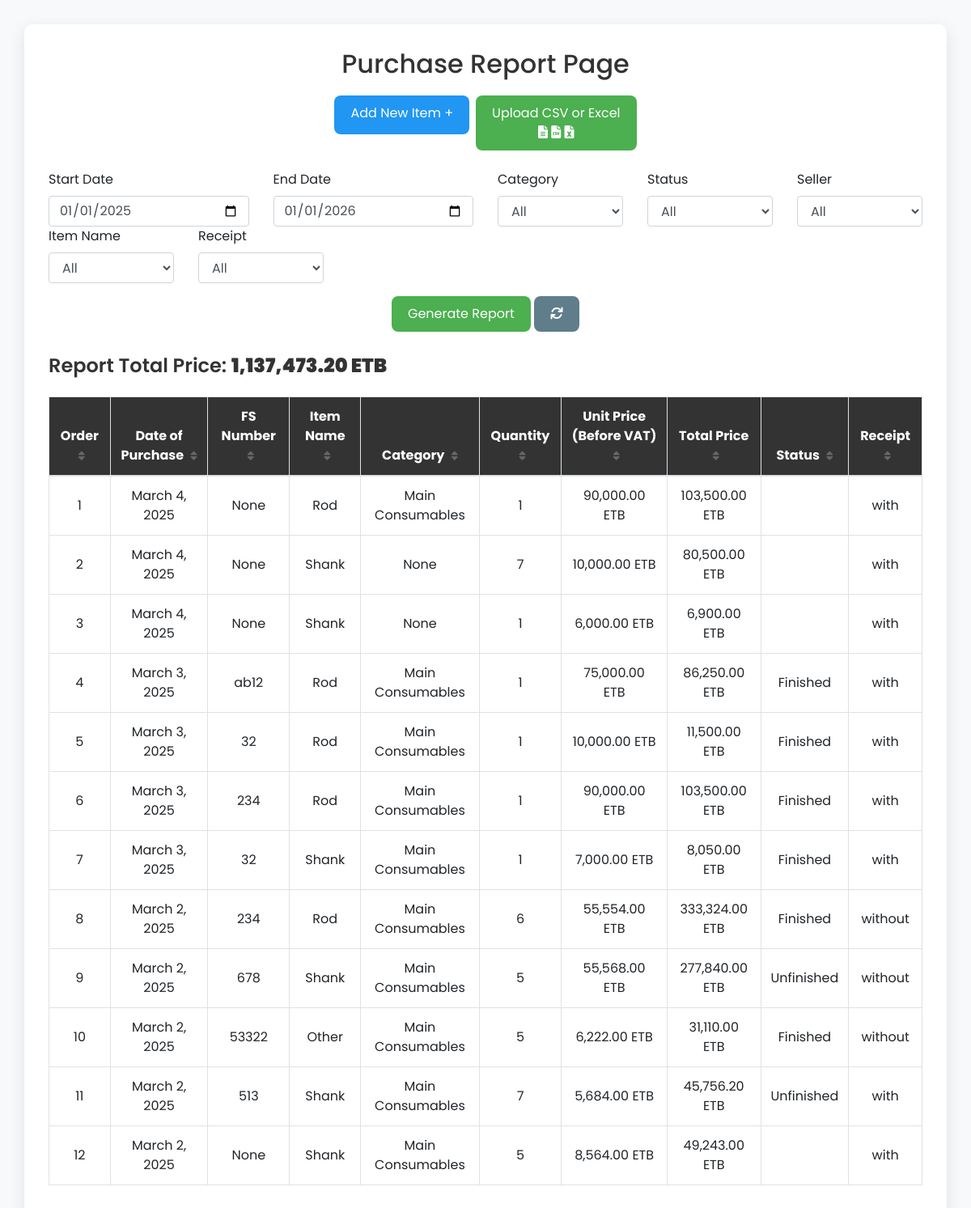
The app's page /purchase/report/, older data.
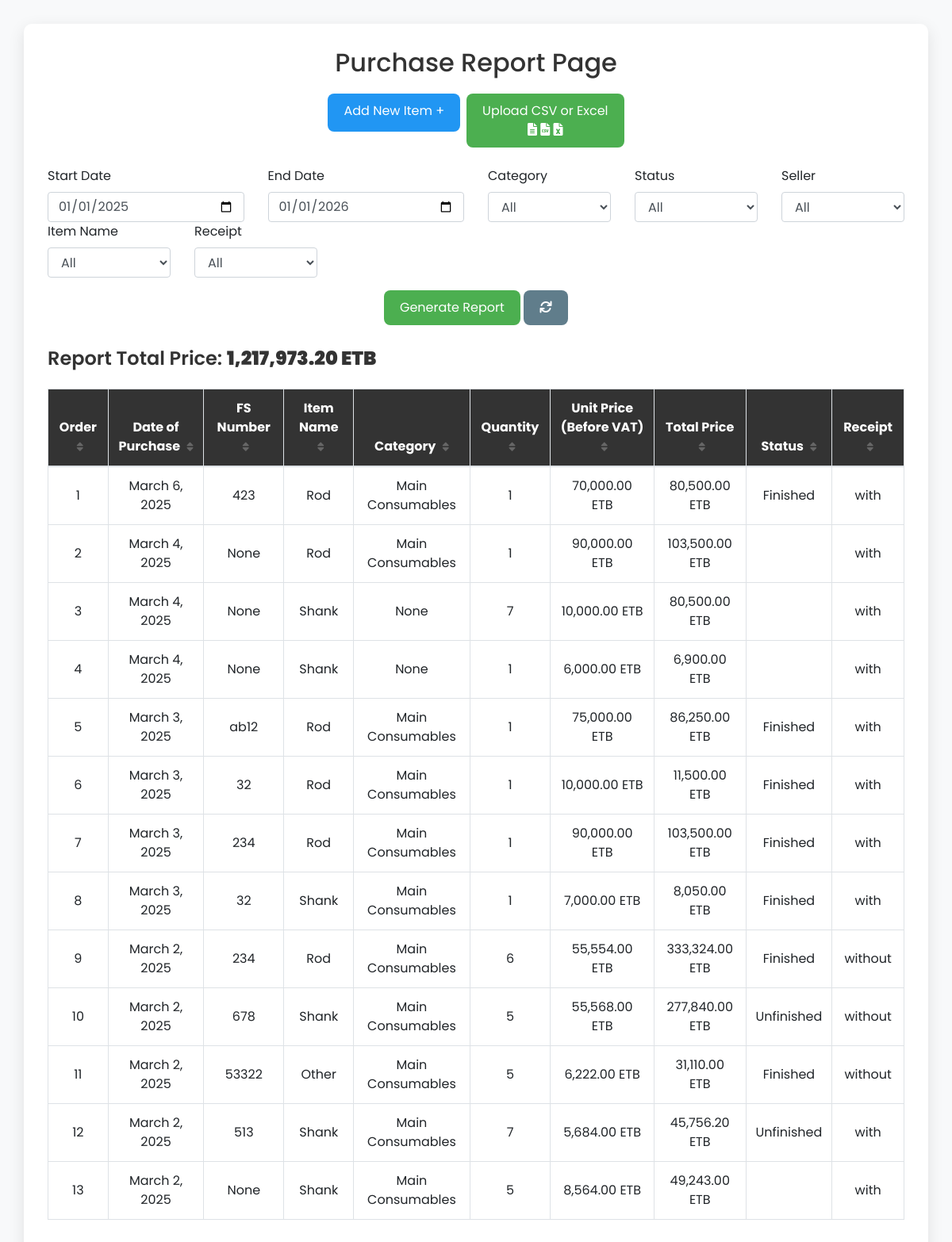
The same page, newer data.
### purchase/models.py (models this page shows, shortened)
class Item(models.Model):
    BANK_CHOICES = [
    ('CBE', 'Commercial Bank of Ethiopia'),
    ('Awash Bank', 'Awash International Bank'),
    ('Dashen Bank', 'Dashen Bank S.C.'),
    ('Bank of Abyssinia', 'Bank of Abyssinia S.C.'),
    ('Wegagen Bank', 'Wegagen Bank S.C.'),
    ('Nib International Bank', 'Nib International Bank S.C.'),
    ('Hibret Bank', 'Hibret Bank S.C.'),
    ('Oromia Bank', 'Oromia Bank S.C.'),
    ('Cooperative Bank of Oromia', 'Cooperative Bank of Oromia'),
    ('Berhan Bank', 'Berhan International Bank S.C.'),
    ('Bunna Bank', 'Bunna International Bank S.C.'),
    ('Zemen Bank', 'Zemen Bank S.C.'),
    ('Enat Bank', 'Enat Bank S.C.'),
    ('Global Bank Ethiopia', 'Global Bank Ethiopia S.C.'),
    ('Addis International Bank', 'Addis International Bank S.C.'),
    ('Abay Bank', 'Abay Bank S.C.'),
    ('Shabelle Bank', 'Shabelle Bank S.C.'),
    ('ZamZam Bank', 'ZamZam Bank S.C.'),
    ('Goh Betoch Bank', 'Goh Betoch Bank S.C.'),
    ('Ahadu Bank', 'Ahadu Bank S.C.'),
    ('Hijra Bank', 'Hijra Bank S.C.'),
    ('Tsehay Bank', 'Tsehay Bank S.C.'),
    ('Siinqee Bank', 'Siinqee Bank S.C.'),
    ('Tsedey Bank', 'Tsedey Bank S.C.'),
    ('Gadaa Bank', 'Gadaa Bank S.C.'),
    ('Amhara Bank', 'Amhara Bank S.C.'),
    ('Rammis Bank', 'Rammis Bank S.C.'),
    ('Siket Bank', 'Siket Bank S.C.'),
    ('Sidama Bank', 'Sidama Bank S.C.'),
    ('Omo Bank', 'Omo Bank S.C.'),
]
    CATEGORY_CHOICES = [
        ('with', 'With'),
        ('without', 'Without'),
    ]
    ITEM_CATEGORY_CHOICES = [
        ('Main Consumables', 'Main Consumables'),
        ('Lubricants', 'Lubricants'),
        ('Service Items', 'Service Items'),
        ('Maintenance Items', 'Maintenance Items'),
    ]
    CATEGORY_NAME_CHOICES = [
        ('Shank', 'Shank'),
        ('Rod', 'Rod'),
        ('Bit', 'Bit'),
        ('Coupling', 'Coupling'),
        ('Liquid consumable', 'Liquid consumable'),
        ('Gas consumable', 'Gas consumable'),
        ('Filter', 'Filter'),
        ('Other', 'Other'),
    ]
    FS_number = models.IntegerField(blank=True, null=True)  # New field for FS number
    Receipt= models.CharField(max_length=100, choices=CATEGORY_CHOICES)
    item_name = models.CharField(max_length=100, choices=CATEGORY_NAME_CHOICES)  # Updated field name
    custom_item_name = models.CharField(max_length=100, blank = True)  # New field for custom name
    item_category = models.CharField(max_length=50, choices=ITEM_CATEGORY_CHOICES, blank=True, null=True)  # Renamed field for clarity
    payment_type = models.CharField(max_length=100, choices=[('Credit', 'Credit'), ('Paid', 'Paid in Full')])
    payment_transaction_type = models.CharField(max_length=100, choices=[('Bank Transfer', 'Bank Transfer'), ('Cash', 'Cash'), ('Deposit to Bank','Deposit to Bank')], blank = True, null = True) # New field for payment status
    remark = models.TextField(blank=True, null=True)  # New text field for remarks
    unit_price_before_vat = models.DecimalField(max_digits=10, decimal_places=2)  # Renamed unit price field
    status = models.CharField(max_length=100, choices=[('Finished', 'Finished'), ('Unfinished', 'Unfinished')], blank=True)  # New status field for finished/unfinished
    quantity = models.IntegerField()
    unit = models.CharField(max_length=50, choices=[('Pcs', 'Pcs'), ('Liter', 'Liter'), ('Kg', 'Kg')])
    seller_name = models.CharField(max_length=100, blank=True)
    total_price = models.DecimalField(max_digits=10, decimal_places=2, null=True, blank=True)  # Total price is nullable
    date_of_purchase = models.DateField()
    receipt_status = models.CharField(max_length=50, choices=[('Taken', 'Taken'),('Not Taken', 'Not Taken')], blank = True, null = True)
    date_of_bank_transfer = models.DateField(null=True, blank=True)
    serial_number = models.CharField(max_length=100, blank=True, null = True)
    item_destination = models.CharField(max_length=50, choices=[('Item Taken', 'Item Taken'),('Item Not Taken', 'Item Not Taken')], blank=True, null=True)
    model = models.CharField(max_length=100, blank=True, null=True)  # Make model optional
    color = models.CharField(max_length=100, blank=True, null=True)
    brand = models.CharField(max_length=50, blank=True, null = True)
    Transferred_to_bank_name = models.CharField(max_length=30, choices=BANK_CHOICES, blank=True, null=True)
    Transferred_from_bank_name = models.CharField(max_length=30, choices=BANK_CHOICES, blank=True, null=True)
    Transferred_to_account_number = models.CharField(max_length=100, blank=True, null=True)
    Transferred_from_account_number = models.CharField(max_length=100, blank=True, null=True)
    Transferred_to_receiver_name = models.CharField(max_length=100, blank=True, null=True)
    Transferred_from_sender_name = models.CharField(max_length=100, blank=True, null=True)
    USD_rate = models.DecimalField(max_digits=10, decimal_places=2, null =True, blank=True)
    total_price_usd = models.DecimalField(max_digits=10, decimal_places=2, null=True, blank=True)
    withholding = models.DecimalField(max_digits=10, decimal_places=2, null=True, blank=True)
    receipt_file = models.FileField(upload_to='uploads/receipts/', blank=True, null=True)
    bank_transfer_file = models.FileField(upload_to='uploads/', blank=True, null=True)
    class Meta:
        ordering = ['-date_of_purchase']  # Ensure new purchases are at the top of the report

### purchase/views.py (the view, shortened to what this page needs)
# urls.py: path('report/', views.generate_report, name='generate_report'),
def generate_report(request):
    items = Item.objects.all()
    form = ReportForm(request.GET or None)
    categories = sorted(set(Item.objects.exclude(item_category__isnull=True).values_list('item_category', flat=True)))
    statuses = sorted(set(Item.objects.exclude(status__isnull=True).values_list('status', flat=True)))
    receipts = sorted(set(Item.objects.exclude(Receipt__isnull=True).values_list('Receipt', flat=True)))
    sellers = sorted(set(Item.objects.exclude(seller_name__isnull=True).values_list('seller_name', flat=True)))
    item_names = sorted(set(Item.objects.exclude(item_name__isnull=True).values_list('item_name', flat=True)))
    total_spent = round(items.aggregate(total=Sum('total_price'))['total'] or Decimal(0), 2)
    return render(request, 'purchase/report.html', {
        'items': items,
        'form': form,
        'categories': categories,
        'statuses': statuses,
        'receipts': receipts,
        'sellers': sellers,
        'item_names': item_names,
        'total_spent': total_spent,
    })

### purchase/forms.py
class ReportForm(forms.Form):
    start_date = forms.DateField(
        widget=forms.SelectDateWidget(years=range(2025, 2040)),
        required=True
    )
    end_date = forms.DateField(
        widget=forms.SelectDateWidget(years=range(2025, 2040)),
        required=True
    )
    item_class = forms.ModelChoiceField(
        queryset=Category.objects.all(),
        required=False
    )

### purchase/templates/purchase/report.html (shortened to what the changed rows need)
{% load custom_filters %}
{% load humanize %}
<!DOCTYPE html>
<html lang="en">
<head>
    <link rel="stylesheet" href="https://cdnjs.cloudflare.com/ajax/libs/font-awesome/6.0.0-beta3/css/all.min.css">
    <link rel="stylesheet" href="https://cdnjs.cloudflare.com/ajax/libs/font-awesome/6.0.0-beta3/css/all.min.css">
    <link href="https://stackpath.bootstrapcdn.com/bootstrap/4.5.2/css/bootstrap.min.css" rel="stylesheet">
</head>
<body>
    <div class="container">
        <h2>Purchase Report Page</h2>
         <div class="total-price">
            Report Total Price: <strong>{{ total_spent|intcomma }} ETB</strong>
        </div>
        <table class="table table-bordered table-hover" id="reportTable">
            <thead>
                <tr>
                    <th onclick="sortTable(0)">
                        Order <i id="sortIcon0" class="fas fa-sort"></i>
                    </th>
                    <th onclick="sortTable(1)">
                        Date of Purchase <i id="sortIcon1" class="fas fa-sort"></i>
                    </th>
                    <th onclick="sortTable(2)">
                        FS Number <i id="sortIcon2" class="fas fa-sort"></i>
                    </th>
                    <th onclick="sortTable(3)">
                        Item Name <i id="sortIcon3" class="fas fa-sort"></i>
                    </th>
                    <th onclick="sortTable(4)">
                        Category <i id="sortIcon4" class="fas fa-sort"></i>
                    </th>
                    <th onclick="sortTable(5)">
                        Quantity <i id="sortIcon5" class="fas fa-sort"></i>
                    </th>
                    <th onclick="sortTable(6)">
                        Unit Price (Before VAT) <i id="sortIcon6" class="fas fa-sort"></i>
                    </th>
                    <th onclick="sortTable(7)">
                        Total Price <i id="sortIcon7" class="fas fa-sort"></i>
                    </th>
                    <th onclick="sortTable(8)">
                        Status <i id="sortIcon8" class="fas fa-sort"></i>
                    </th>
                    <th onclick="sortTable(9)">
                        Receipt <i id="sortIcon9" class="fas fa-sort"></i>
                    </th>
                </tr>
            </thead>
            <tbody>
                {% for item in items %}
                    <tr data-toggle="modal" data-target="#itemModal{{ item.id }}">
                        <td>{{ forloop.counter }}</td>
                        <td>{{ item.date_of_purchase }}</td>
                        <td>{{ item.FS_number }}</td>
                        <td>{{ item.item_name }}</td>
                        <td>{{ item.item_category }}</td>
                        <td>{{ item.quantity }}</td>
                        <td>{{ item.unit_price_before_vat|intcomma }} ETB</td>
                        <td>{{ item.total_price|intcomma }} ETB</td>
                        <td>{{ item.status }}</td>
                        <td>{{ item.Receipt }}</td>
                    </tr>
                    </div>
                {% endfor %}
</body>
</html>

Row changes from the older to the newer data that the page shows:
added Item: date_of_purchase "March 6, 2025", FS_number "423", item_name "Rod", item_category "Main Consumables", quantity "1", unit_price_before_vat "70,000.00", total_price "80,500.00", status "Finished", Receipt "with"
Text that changed along with them:
{{ total_spent|intcomma }}: "1,137,473.20" → "1,217,973.20"
